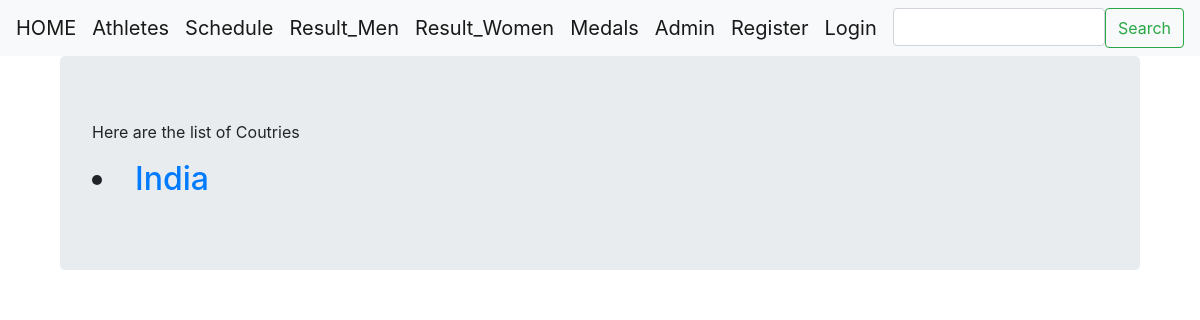
Before: /sangarsh/medals/ with the older database file.
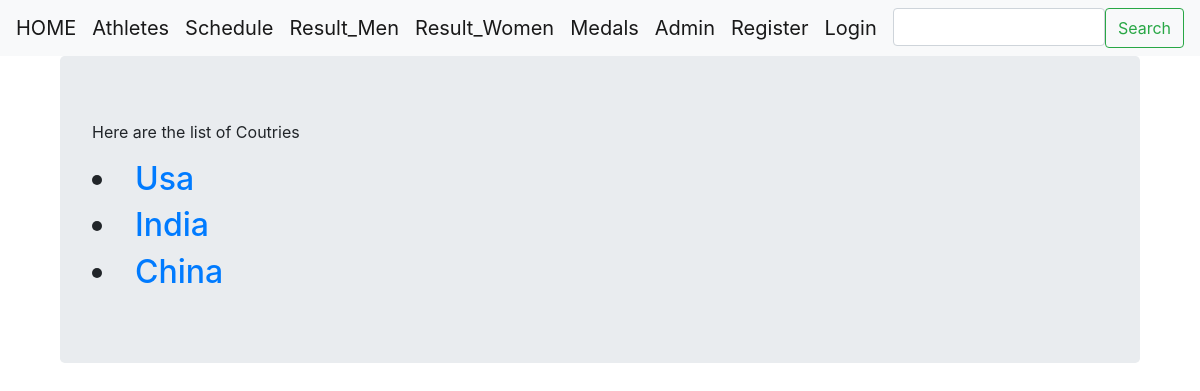
After: the same page with the newer database file.
### basic_app/models.py (models this page shows, shortened)
class Medals(models.Model):
    INDIA = 'India'
    JAPAN = 'Japan'
    CHINA = 'China'
    USA = 'Usa'
    RUSSIA = 'Russia'
    COUNTRY_CHOICES = [
        (INDIA,"India"),
        (JAPAN,"Japan"),
        (CHINA,"China"),
        (USA,"Usa"),
        (RUSSIA,"Russia")
    ]
    country = models.CharField(max_length = 32,choices = COUNTRY_CHOICES,null=False, blank=False,default='',unique=True)
    gold_medal = models.PositiveIntegerField(default=0)
    silver_medal = models.PositiveIntegerField(default=0)
    bronze_medal = models.PositiveIntegerField(default=0)
    total_medals = models.PositiveIntegerField(default=0)
    class Meta:
        ordering = ['gold_medal','silver_medal','bronze_medal','total_medals']

### basic_app/views.py (the view)
# urls.py: path('medals/',views.MedalsListView.as_view(),name = "medals"),
class MedalsListView(ListView):
    context_object_name = 'medals'
    model = models.Medals
    paginate_by = 5
    template_name = 'basic_app/medals.html'

### templates/basic_app/medals.html (shortened to what this page needs)
{% extends "basic_app/base.html" %}
{% load static %}
{% block body_block %}
  <div class="container">
    <div class="jumbotron">
      <p> Here are the list of Coutries<p>
        {% for s in medals %}
          <h2><li><a href="{{ s.id }}">{{s.country}}</a></li></h2>
        {% endfor %}
    </div>
  </div>
{% endblock %}

Changed rows visible on the page:
added Medals: country "Usa"
added Medals: country "China"
